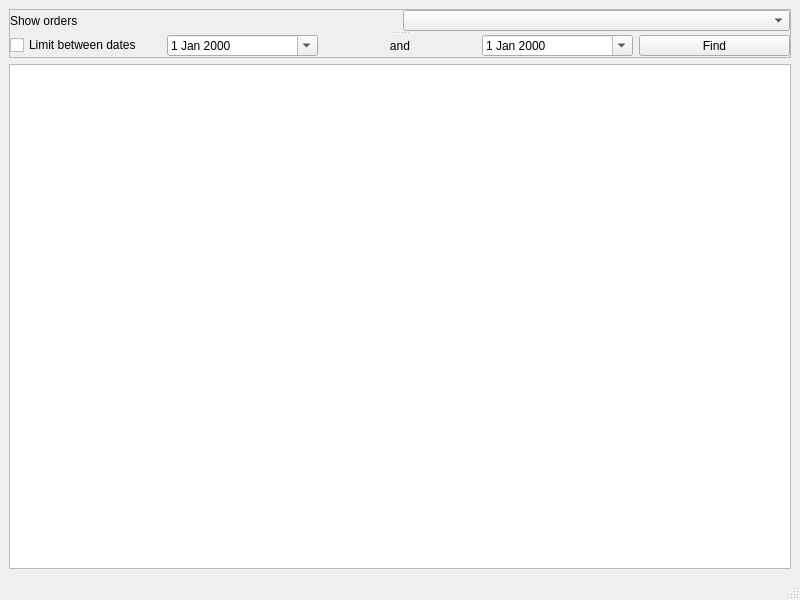
<?xml version="1.0" encoding="UTF-8"?>
<ui version="4.0">
 <class>OrderWindow</class>
 <widget class="QMainWindow" name="OrderWindow">
  <property name="geometry">
   <rect>
    <x>0</x>
    <y>0</y>
    <width>800</width>
    <height>600</height>
   </rect>
  </property>
  <property name="windowTitle">
   <string>MainWindow</string>
  </property>
  <widget class="QWidget" name="centralwidget">
   <layout class="QVBoxLayout" name="verticalLayout">
    <item>
     <widget class="QSplitter" name="splitter">
      <property name="maximumSize">
       <size>
        <width>16777215</width>
        <height>16777215</height>
       </size>
      </property>
      <property name="frameShape">
       <enum>QFrame::StyledPanel</enum>
      </property>
      <property name="frameShadow">
       <enum>QFrame::Sunken</enum>
      </property>
      <property name="orientation">
       <enum>Qt::Vertical</enum>
      </property>
      <widget class="QWidget" name="layoutWidget">
       <layout class="QHBoxLayout" name="horizontalLayout_2">
        <item>
         <widget class="QLabel" name="label_2">
          <property name="maximumSize">
           <size>
            <width>16777215</width>
            <height>80</height>
           </size>
          </property>
          <property name="text">
           <string>Show orders</string>
          </property>
         </widget>
        </item>
        <item>
         <widget class="QComboBox" name="order_by_combo"/>
        </item>
       </layout>
      </widget>
      <widget class="QWidget" name="layoutWidget">
       <layout class="QHBoxLayout" name="horizontalLayout">
        <item>
         <widget class="QCheckBox" name="search_limit_checkbox">
          <property name="text">
           <string>Limit between dates</string>
          </property>
         </widget>
        </item>
        <item>
         <widget class="QDateEdit" name="search_date_from">
          <property name="calendarPopup">
           <bool>true</bool>
          </property>
         </widget>
        </item>
        <item>
         <widget class="QLabel" name="label">
          <property name="text">
           <string>and</string>
          </property>
          <property name="alignment">
           <set>Qt::AlignCenter</set>
          </property>
         </widget>
        </item>
        <item>
         <widget class="QDateEdit" name="search_date_to">
          <property name="calendarPopup">
           <bool>true</bool>
          </property>
         </widget>
        </item>
        <item>
         <widget class="QPushButton" name="find_guest_button">
          <property name="text">
           <string>Find</string>
          </property>
         </widget>
        </item>
       </layout>
      </widget>
     </widget>
    </item>
    <item>
     <widget class="QTableWidget" name="tableWidget"/>
    </item>
   </layout>
  </widget>
  <widget class="QMenuBar" name="menubar">
   <property name="geometry">
    <rect>
     <x>0</x>
     <y>0</y>
     <width>800</width>
     <height>22</height>
    </rect>
   </property>
  </widget>
  <widget class="QStatusBar" name="statusbar"/>
 </widget>
 <resources/>
 <connections/>
</ui>
